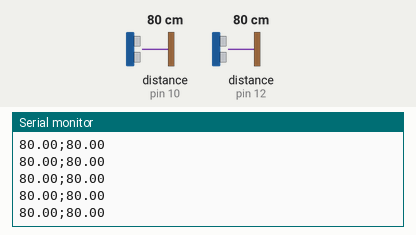
Simulated run of this sketch. Board: Arduino Uno, built with avr-gcc and run on an emulated ATmega328P. Shown: the last lines printed to the serial monitor. The inputs (shaded band) are chosen by the test bench; at power-on: distance to the obstacle (sensors on pin 10, pin 12) 80 cm.

Above: at 1.2 s.
1.3 s: distance to the obstacle (sensor on pin 10) set to 250 cm
At 1.5 s:
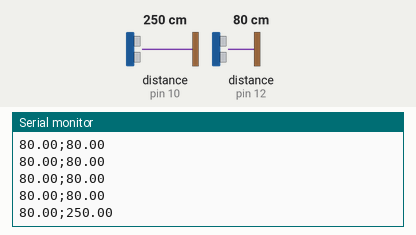
4.3 s: distance to the obstacle (sensor on pin 12) set to 2 cm
At 4.48 s:
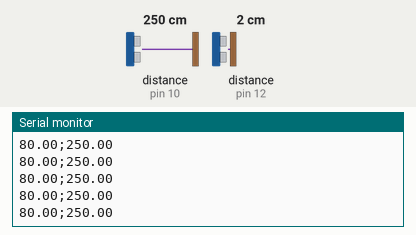
5.8 s: distance to the obstacle (sensor on pin 10) set to 2 cm
At 5.82 s:
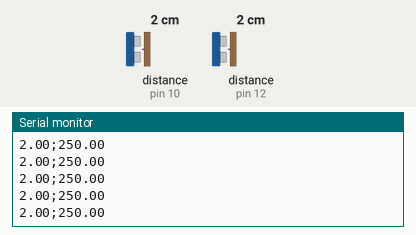
7.3 s: distance to the obstacle (sensor on pin 12) set to 4 cm
At 7.34 s:
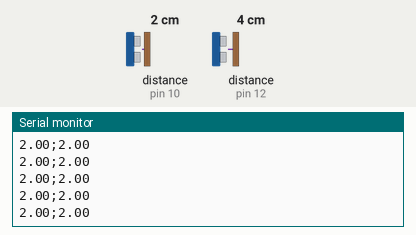
Timing chart, 0 to 9.8 s (numbered marks = the images above; inputs shaded):
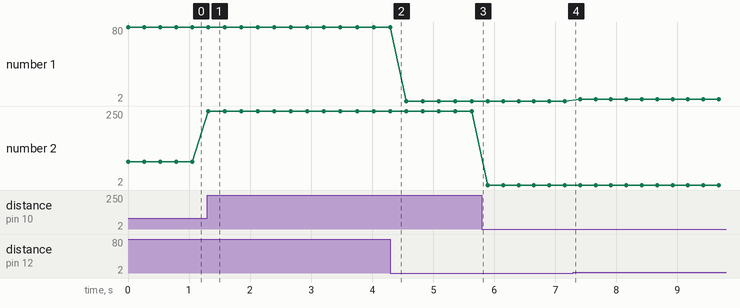

The sketch:

sensor_distancia_proto.ino
```cpp
#include <HCSR04.h>

UltraSonicDistanceSensor distanceSensor_1(13, 12);  // Initialize sensor that uses digital pins 13 and 12.
UltraSonicDistanceSensor distanceSensor_2(11, 10);  // Initialize sensor that uses digital pins 11 and 10.

void setup () {
    Serial.begin(9600);  // We initialize serial connection so that we could print values from sensor.
}

void loop () {
    // Every 250 miliseconds, do a measurement using the sensor and print the distance in centimeters.
    Serial.print(distanceSensor_1.measureDistanceCm());
    Serial.print(";");
    Serial.println(distanceSensor_2.measureDistanceCm());
    delay(250);
}
```

Measured:
- after the input at 1.3 s, the serial monitor: prints a new line at once (image 1)
- plotted number 1: 80 → 2 after the input at 4.3 s, 2 → 4 after the input at 7.3 s
- plotted number 2: 80 → 250 after the input at 1.3 s
